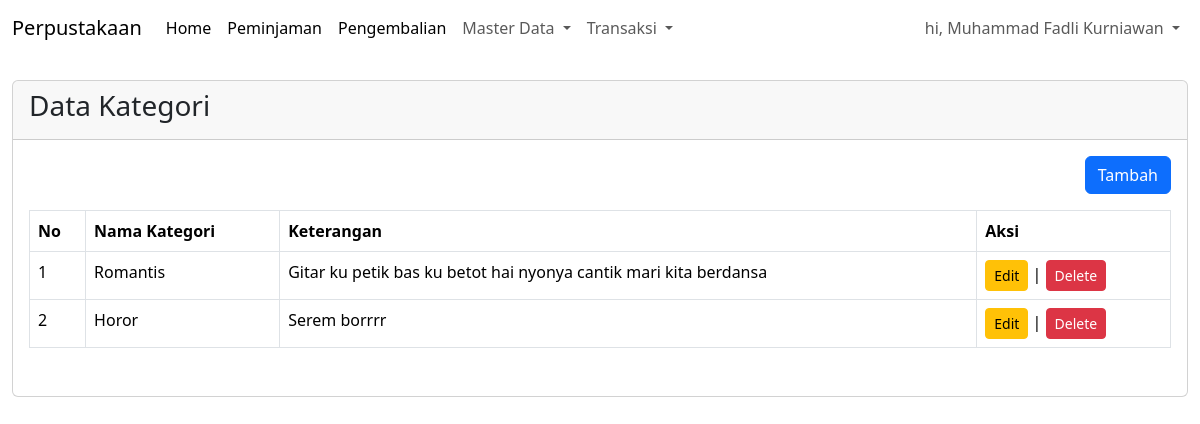
Page /index.php?pg=kategori (signed in) on the committed database.
### tables this page shows
CREATE TABLE `kategori` (
  `id` int(11) NOT NULL,
  `nama_kategori` varchar(50) NOT NULL,
  `keterangan` text NOT NULL,
  `created_at` timestamp NOT NULL DEFAULT current_timestamp(),
  `updated_at` timestamp NOT NULL DEFAULT current_timestamp() ON UPDATE current_timestamp()
);

### content/kategori.php (the view, shortened to what this page needs)
<?php
$query = mysqli_query($koneksi,"SELECT * from kategori ORDER BY id DESC");
?>
<div class=" mt-4">
    <div class="row">
        <div class="col-sm-12">
            <div class="card">
                <div class="card-header">
                    <h3>Data Kategori</h3>
                </div>
                <div class="card-body">
                    <div class="mb-3" align="right">
                        <a href="?pg=tambah-kategori" class="btn btn-primary">Tambah </a>
                    </div>
                    <div class="table table-responsive">
                        <table class="table table-bordered">
                            <thead>
                                <tr>
                                    <th>No</th>
                                    <th>Nama Kategori</th>
                                    <th>Keterangan</th>
                                    <th>Aksi</th>
                                </tr>
                            </thead>
                            <tbody>
                                <?php $no = 1; while($rowKategori = mysqli_fetch_assoc($query)): ?>
                                <tr>
                                    <td><?=$no++?></td>
                                    <td><?= $rowKategori['nama_kategori'] ?></td>
                                    <td><?= $rowKategori['keterangan']?></td>
                                    <td><a href="?pg=tambah-kategori&edit=<?=$rowKategori['id']?>"
                                            class="btn btn-warning btn-sm">Edit</a> | <a
                                            href="?pg=tambah-kategori&delete=<?=$rowKategori['id']?>"
                                            class="btn btn-danger btn-sm"
                                            onclick="return confirm('Apakah anda ingin menghapus?')">Delete</a>
                                    </td>
                                </tr>
                                <?php endwhile; ?>
                            </tbody>
                        </table>
                    </div>
                </div>
            </div>
        </div>
    </div>
</div>
</div>

### rows in the picture
kategori: nama_kategori "Romantis", keterangan "Gitar ku petik bas ku betot hai nyonya cantik mari kita berdansa"
kategori: nama_kategori "Horor", keterangan "Serem borrrr"

### other values in the picture
$_SESSION['NAMA_LENGKAP'] "Muhammad Fadli Kurniawan"
